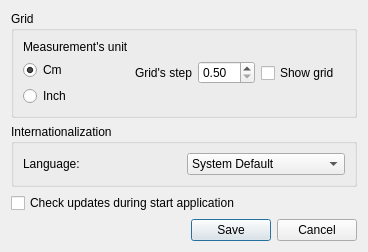
<?xml version="1.0" encoding="UTF-8"?>
<ui version="4.0">
 <class>SettingDlg</class>
 <widget class="QDialog" name="SettingDlg">
  <property name="geometry">
   <rect>
    <x>0</x>
    <y>0</y>
    <width>368</width>
    <height>249</height>
   </rect>
  </property>
  <property name="windowTitle">
   <string>Settings</string>
  </property>
  <property name="windowIcon">
   <iconset resource="images.qrc">
    <normaloff>:/new/prefix1/images/setting.png</normaloff>:/new/prefix1/images/setting.png</iconset>
  </property>
  <layout class="QVBoxLayout" name="verticalLayout">
   <item>
    <widget class="QGroupBox" name="groupBox">
     <property name="title">
      <string>Grid</string>
     </property>
     <layout class="QHBoxLayout" name="horizontalLayout_3">
      <item>
       <layout class="QVBoxLayout" name="verticalLayout_2">
        <item>
         <widget class="QLabel" name="label_2">
          <property name="text">
           <string>Measurement's unit</string>
          </property>
         </widget>
        </item>
        <item>
         <widget class="QRadioButton" name="rbCm">
          <property name="enabled">
           <bool>true</bool>
          </property>
          <property name="text">
           <string>Cm</string>
          </property>
          <property name="checked">
           <bool>true</bool>
          </property>
         </widget>
        </item>
        <item>
         <widget class="QRadioButton" name="rbInch">
          <property name="enabled">
           <bool>true</bool>
          </property>
          <property name="text">
           <string>Inch</string>
          </property>
         </widget>
        </item>
       </layout>
      </item>
      <item>
       <layout class="QHBoxLayout" name="horizontalLayout_2">
        <item>
         <widget class="QLabel" name="label">
          <property name="text">
           <string>Grid's step</string>
          </property>
         </widget>
        </item>
        <item>
         <widget class="QDoubleSpinBox" name="dsp1">
          <property name="minimum">
           <double>0.500000000000000</double>
          </property>
          <property name="singleStep">
           <double>0.100000000000000</double>
          </property>
         </widget>
        </item>
       </layout>
      </item>
      <item>
       <widget class="QCheckBox" name="chShowGrid">
        <property name="text">
         <string>Show grid</string>
        </property>
       </widget>
      </item>
     </layout>
    </widget>
   </item>
   <item>
    <widget class="QGroupBox" name="groupBox_2">
     <property name="title">
      <string>Internationalization</string>
     </property>
     <layout class="QVBoxLayout" name="verticalLayout_3">
      <item>
       <layout class="QHBoxLayout" name="horizontalLayout_4">
        <item>
         <widget class="QLabel" name="lblLanguage">
          <property name="text">
           <string>Language:</string>
          </property>
         </widget>
        </item>
        <item>
         <widget class="QComboBox" name="cmbLanguage">
          <item>
           <property name="text">
            <string>System Default</string>
           </property>
          </item>
          <item>
           <property name="text">
            <string>Arabic عربي</string>
           </property>
          </item>
          <item>
           <property name="text">
            <string>American English</string>
           </property>
          </item>
          <item>
           <property name="text">
            <string>Chinese</string>
           </property>
          </item>
          <item>
           <property name="text">
            <string>Dutch</string>
           </property>
          </item>
          <item>
           <property name="text">
            <string>French</string>
           </property>
          </item>
          <item>
           <property name="text">
            <string>Georgian ქართული</string>
           </property>
          </item>
          <item>
           <property name="text">
            <string>German</string>
           </property>
          </item>
          <item>
           <property name="text">
            <string>Italian</string>
           </property>
          </item>
          <item>
           <property name="text">
            <string>Portuguese</string>
           </property>
          </item>
          <item>
           <property name="text">
            <string>Russian Русский</string>
           </property>
          </item>
          <item>
           <property name="text">
            <string>Serbian</string>
           </property>
          </item>
          <item>
           <property name="text">
            <string>Serbian Latin</string>
           </property>
          </item>
          <item>
           <property name="text">
            <string>Spanish</string>
           </property>
          </item>
          <item>
           <property name="text">
            <string>Tamil தமிழ்</string>
           </property>
          </item>
          <item>
           <property name="text">
            <string>Ukraine Український</string>
           </property>
          </item>
         </widget>
        </item>
       </layout>
      </item>
     </layout>
    </widget>
   </item>
   <item>
    <widget class="QCheckBox" name="chkUpdates">
     <property name="text">
      <string>Check updates during start application</string>
     </property>
    </widget>
   </item>
   <item>
    <layout class="QHBoxLayout" name="horizontalLayout">
     <item>
      <spacer name="horizontalSpacer">
       <property name="orientation">
        <enum>Qt::Horizontal</enum>
       </property>
       <property name="sizeHint" stdset="0">
        <size>
         <width>40</width>
         <height>20</height>
        </size>
       </property>
      </spacer>
     </item>
     <item>
      <widget class="QPushButton" name="btnSave">
       <property name="text">
        <string>Save</string>
       </property>
      </widget>
     </item>
     <item>
      <widget class="QPushButton" name="btnCancel">
       <property name="text">
        <string>Cancel</string>
       </property>
      </widget>
     </item>
    </layout>
   </item>
  </layout>
 </widget>
 <resources>
  <include location="images.qrc"/>
 </resources>
 <connections>
  <connection>
   <sender>btnCancel</sender>
   <signal>clicked()</signal>
   <receiver>SettingDlg</receiver>
   <slot>reject()</slot>
   <hints>
    <hint type="sourcelabel">
     <x>175</x>
     <y>272</y>
    </hint>
    <hint type="destinationlabel">
     <x>199</x>
     <y>149</y>
    </hint>
   </hints>
  </connection>
  <connection>
   <sender>btnSave</sender>
   <signal>clicked()</signal>
   <receiver>SettingDlg</receiver>
   <slot>accept()</slot>
   <hints>
    <hint type="sourcelabel">
     <x>94</x>
     <y>272</y>
    </hint>
    <hint type="destinationlabel">
     <x>199</x>
     <y>149</y>
    </hint>
   </hints>
  </connection>
 </connections>
</ui>
